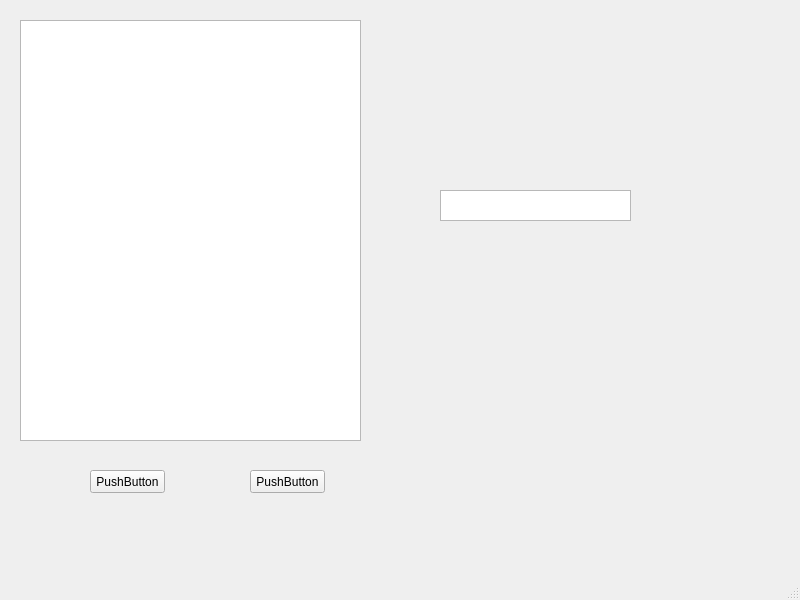
<?xml version="1.0" encoding="UTF-8"?>
<ui version="4.0">
 <class>MainWindow</class>
 <widget class="QMainWindow" name="MainWindow">
  <property name="geometry">
   <rect>
    <x>0</x>
    <y>0</y>
    <width>800</width>
    <height>600</height>
   </rect>
  </property>
  <property name="windowTitle">
   <string>MainWindow</string>
  </property>
  <widget class="QWidget" name="centralwidget">
   <widget class="QPushButton" name="pushButton">
    <property name="geometry">
     <rect>
      <x>90</x>
      <y>470</y>
      <width>75</width>
      <height>23</height>
     </rect>
    </property>
    <property name="text">
     <string>PushButton</string>
    </property>
   </widget>
   <widget class="QTextEdit" name="textEdit">
    <property name="geometry">
     <rect>
      <x>440</x>
      <y>190</y>
      <width>191</width>
      <height>31</height>
     </rect>
    </property>
    <property name="undoRedoEnabled">
     <bool>false</bool>
    </property>
    <property name="readOnly">
     <bool>true</bool>
    </property>
   </widget>
   <widget class="QPushButton" name="pushButton1">
    <property name="geometry">
     <rect>
      <x>250</x>
      <y>470</y>
      <width>75</width>
      <height>23</height>
     </rect>
    </property>
    <property name="text">
     <string>PushButton</string>
    </property>
   </widget>
   <widget class="QListWidget" name="listWidget">
    <property name="geometry">
     <rect>
      <x>20</x>
      <y>20</y>
      <width>341</width>
      <height>421</height>
     </rect>
    </property>
   </widget>
  </widget>
  <widget class="QMenuBar" name="menubar">
   <property name="geometry">
    <rect>
     <x>0</x>
     <y>0</y>
     <width>800</width>
     <height>21</height>
    </rect>
   </property>
  </widget>
  <widget class="QStatusBar" name="statusbar"/>
 </widget>
 <resources/>
 <connections/>
</ui>
